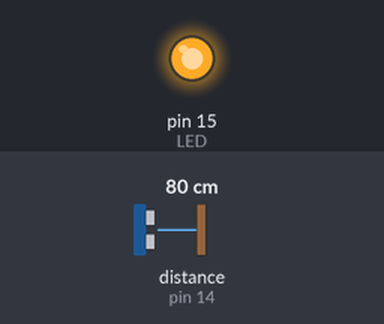
Bench run of a sketch on a simulated Arduino Uno, built with avr-gcc and run on an emulated ATmega328P. Parts: output pins drawn as LEDs (lit = HIGH). Wiring (inferred from the names in the program): ultrasonic range finder: trigger pin 13; echo pin 14. The inputs (shaded band) are chosen by the test bench; at power-on: distance to the obstacle (sensor on pin 14) 80 cm. The echo pulse lasts 58.3 µs per cm; pins used as bus, display or sensor lines are not drawn; what the sketch prints to the serial monitor is not drawn.

Above: at 0.1 s.
Timing chart, 0 to 1.6 s (numbered marks = the images above):
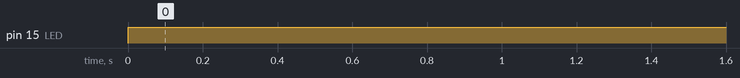

The sketch:

17_ultrasonico.ino
```cpp
#define TRG 13
#define ECHO 14
#define LED 15

#define MAX_DIST 700 // cm

float distancia = 0.0;
float timeOut = MAX_DIST * 60;
int velSonido = 340;
int valorLed;

void setup() {
  Serial.begin(115200);
  pinMode(TRG, OUTPUT);
  pinMode(ECHO, INPUT);
  pinMode(LED, OUTPUT);

}

void loop() {
  distancia = getSonar();
  valorLed = 255 - map(distancia, 0, 400, 0, 255);
  analogWrite(LED, valorLed);
  Serial.println("Distancia: " + String(distancia));
  delay(500);

}

float getSonar(){
  unsigned long int pingTime = 0;
  float dist = 0.0;

  digitalWrite(TRG, HIGH);
  delayMicroseconds(10);
  digitalWrite(TRG, LOW);

  pingTime = pulseIn(ECHO, HIGH, timeOut);
  Serial.print("PingTime: " + String(pingTime) + "     ");

  dist = (float) pingTime * velSonido / 2 / 10000;
  return dist; //en cm

}
```

Measured:
- by itself, pin 15 (LED): LOW → HIGH at 0.00 s
